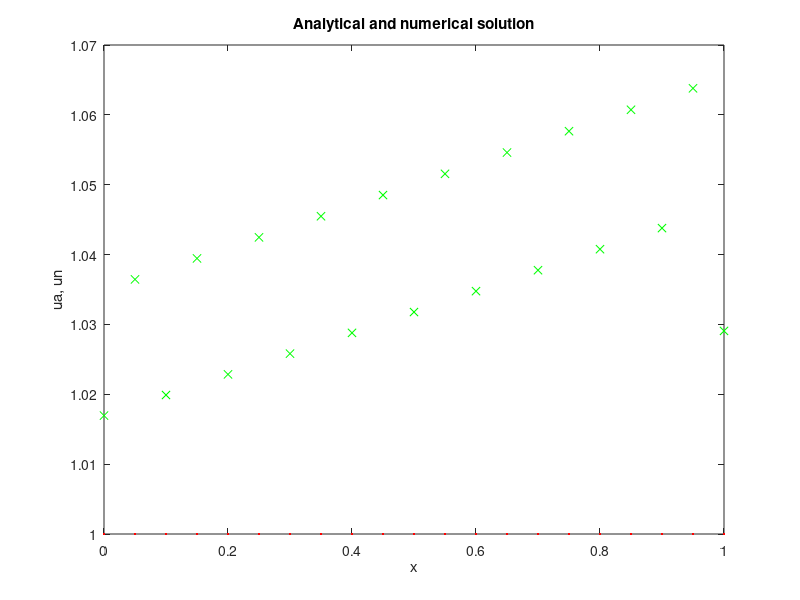

Write MATLAB code to recreate this figure.
# пределы интегрирования
a=0
b=1
# число узлов интегрирования
N=21
disp('Метод Симпсона')
# шаг
h=(b-a)/(N-1)
# узлы и веса квадратурной формулы
x=a:h:b;
c=ones(1,N)/3;
for i=2:2:N-1
  c(i) *= 4;
end
for i=3:2:N-2
  c(i) *= 2;
end
# неоднородность интегрального уравнения
function f=F(x)
 f = e.^(-x);
endfunction
# ядро интегрального уравнения
function K=Ker(x,t)
 K=e^(t - x);
endfunction
# аналитическое решение
ua = 1;
# начальное приближение
u=F(x);
# номер итерации
k=0;
do
 for i=1:N
 int=0;
 for j=1:i
 int+=c(j)*h*Ker(x(i),x(j))*u(j);
 endfor # j
 u1(i)=F(x(i))+int;
 endfor # i
 delta=norm(u1-u, 1)/N;
 k++;
 err=norm(u1-ua);
 printf('%i iteration, err=%g\n', k, err)
 u=u1;
until (delta<=eps)
#setenv("GNUTERM","wxt")
#graphics_toolkit("gnuplot")
plot(x, ua, 'r', x, u, 'gx')
title('Analytical and numerical solution')
xlabel('x')
ylabel('ua, un')
pause()